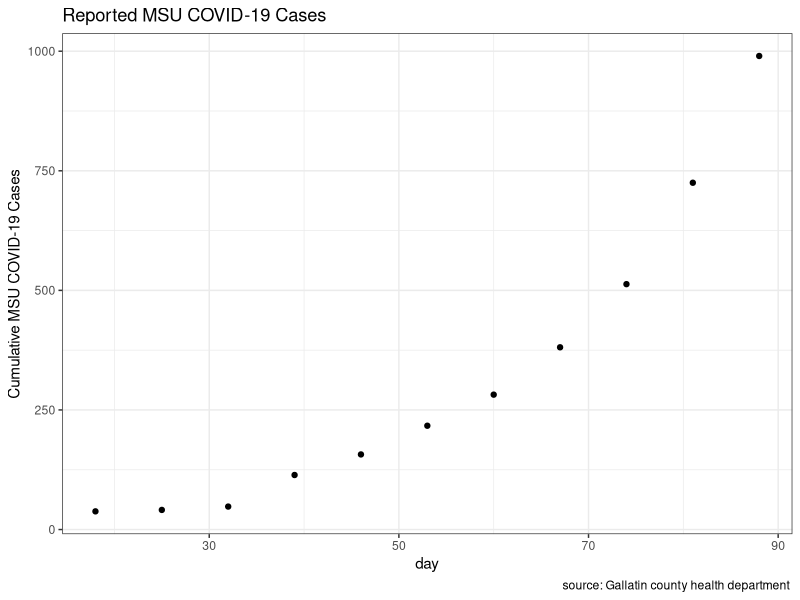

This chart was generated by the following R code:
## ---- chunk 1
library(tidyverse)
## ---- chunk 2
df <- data.frame(day = seq(18, by = 7, length.out = 11), 
                 new_MSU_cases = c(NA,3,7,66,43,60,65,99,132,212,265),
                 cumulative_MSU_cases = c(38,41,48,114,157,217,282,381,513,725,990))

df %>% ggplot(aes(x = day, y = cumulative_MSU_cases)) + 
  geom_point() + theme_bw() + 
  ylab("Cumulative MSU COVID-19 Cases") +
  labs(title = "Reported MSU COVID-19 Cases", caption = 'source: Gallatin county health department ')

